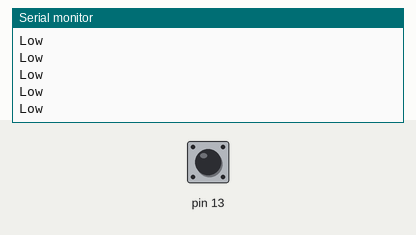
This sketch was run on a simulated Arduino Uno, built with avr-gcc and run on an emulated ATmega328P. On the bench: the last lines printed to the serial monitor. The test bench sets the inputs (shaded band); at power-on: pin 13 LOW.

Above: at 1.2 s.
1.3 s: pin 13 driven HIGH
At 2.0 s:
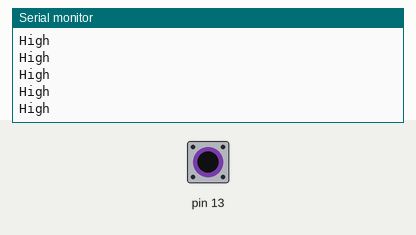
3.2 s: pin 13 driven LOW
At 4.0 s:
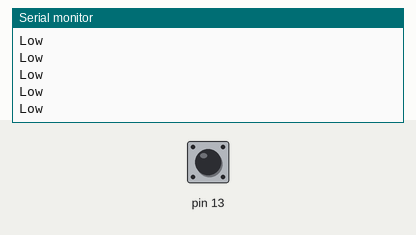
6.2 s: pin 13 driven HIGH
At 7.3 s:
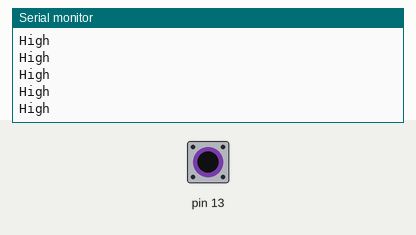

The sketch:

LedButton.ino
```cpp
int a;
void setup() {
  // put your setup code here, to run once:
  Serial.begin(9600);
}

void loop() {
  // put your main code here, to run repeatedly:
  a = digitalRead(13);
  if(a==HIGH) {
    Serial.println("High");
  } else {
    Serial.println("Low");
  }
}
```

Measured:
- after the input at 1.3 s, the serial monitor: prints a new line after 0.07 s (image 1)
